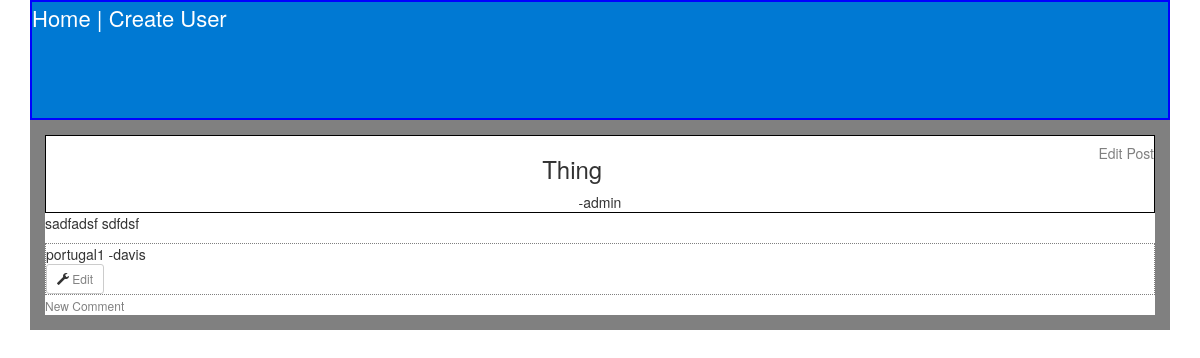
The app's page /posts/6/, older data.
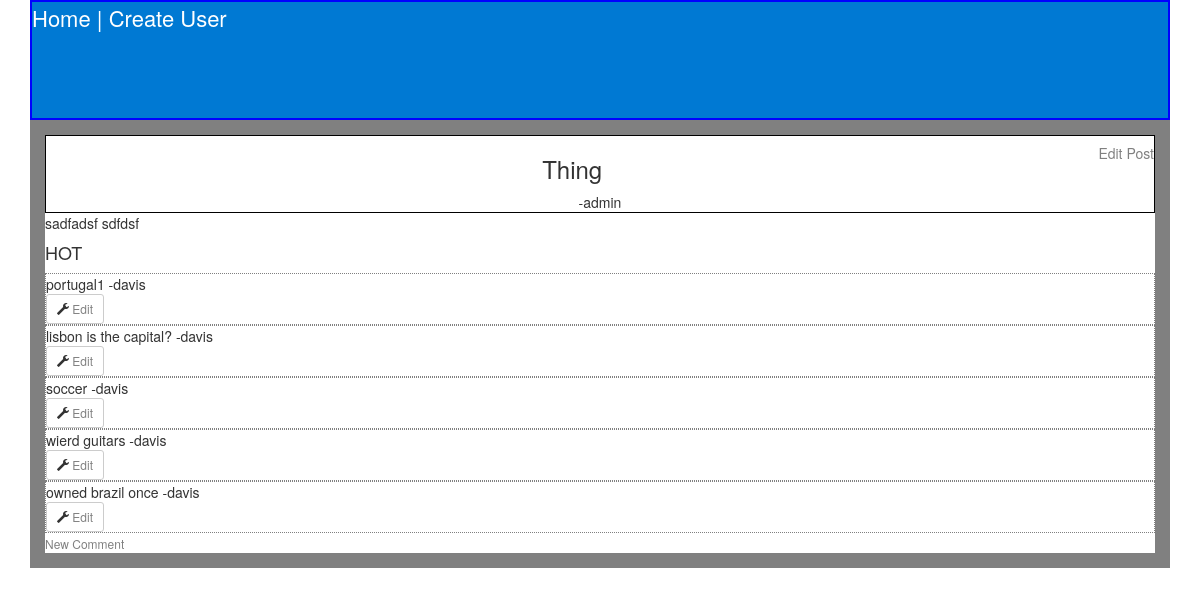
The same page, newer data.
### app/models.py (models this page shows, shortened)
class Post(models.Model):
    title = models.CharField(max_length = 40)
    description =  models.CharField(max_length = 255)
    body = models.TextField()
    url = models.URLField(max_length = 250, null=True, blank=True)
    creation_time = models.DateTimeField(auto_now_add=True)
    modification_time = models.DateTimeField(auto_now=True)
    subreddit = models.ForeignKey(Subreddit)
    user = models.ForeignKey(User)
    @property
    def is_hot(self):
        first = self.creation_time
        second = (timezone.now() - timedelta(hours=3))
        com = Comment.objects.filter(post=self).filter(created_time__gt = (datetime.now() - timedelta(hours=3)))
        if com.count() > 3:
            return True
        else:
            return False
    def __str__(self):
        return self.title

class Comment(models.Model):
    text = models.TextField()
    user = models.ForeignKey(User)
    post = models.ForeignKey(Post)
    created_time = models.DateTimeField(auto_now_add=True)
    modified_time = models.DateTimeField(auto_now=True)

### app/views.py (the view)
# urls.py: url(r'^posts/(?P<pk>\d+)/$', CommentListView.as_view(), name="comment_list_view"),
class CommentListView(ListView):
    model = Comment
    def get_context_data(self):
        context = super().get_context_data()
        context["post"] = Post.objects.get(id=self.kwargs['pk'])
        return context
    def get_queryset(self):
        return Comment.objects.filter(post = self.kwargs['pk'])

### templates/app/comment_list.html
{% extends 'base.html'%}
{% block content%}
<div class="title">
<h5><a href="{% url 'post_update_view' post.id %}">Edit Post</a></h5>
<h3>{{post}}</h3>  -{{ post.user }}</div>
<div class="post">
{{post.body}}</div>
<p>
  {% if post.is_hot%}
  <h4>HOT</h4>
  {% endif %}
</p>
<div class="comment_section">
{% for com in object_list%}
<div class="comment">
  {{com.text}} -{{com.user}} <br>
<button type="button" class="btn btn-default btn-sm">
  <span class="glyphicon glyphicon-wrench" aria-hidden="true"></span> <a href="{% url 'comment_update_view' com.id%}">Edit</a>
</button>
</div>
{% endfor %}
<a href="{% url 'comment_create_view' post.id %}">New Comment</a>
</div>
{% endblock %}

### templates/base.html (shortened to what this page needs)
{% load staticfiles %}
<!DOCTYPE html>
<html>
  <head>
    <link rel="stylesheet" href="{% static 'css/bootstrap.css' %}" media="screen" title="no title">
    <link rel="stylesheet" type="text/css" href="{% static 'css/theme.css' %}" />
  </head>
  <body>
    <div class="container">
    <div class="links" id="top">
      <a href="{% url 'subreddits_view'%}">Home</a> | <a href="{% url 'user_create_view'%}">Create User</a>
    </div>
<div class="box">
    {% block content %}
        {% endblock %}
        </div>
      </div>
  </body>
</html>

### app/static/css/theme.css (style rules this page uses)
.links { color: white; background: #0079d3; height: 120px; border: 2px solid blue; font-size: 22px; }
.container a:link { color: grey; font-size: 20px; }
#top a:link { color: white; }
#top a:link { font-size: 22px; padding-top: 10px; }
.title { text-align: center; border: solid 1px black; }
.title a:link { float: right ; font-size: 14px; }
.box { border: 15px solid grey; }
.comment_section a:link { font-size: 12px; }
.comment { border: dotted 1px grey; }

Row changes from the older to the newer data that the page shows:
added Comment: text "lisbon is the capital?", user "davis"
added Comment: text "soccer", user "davis"
added Comment: text "wierd guitars", user "davis"
added Comment: text "owned brazil once", user "davis"
Text that changed along with them:
text now shown: "HOT"
